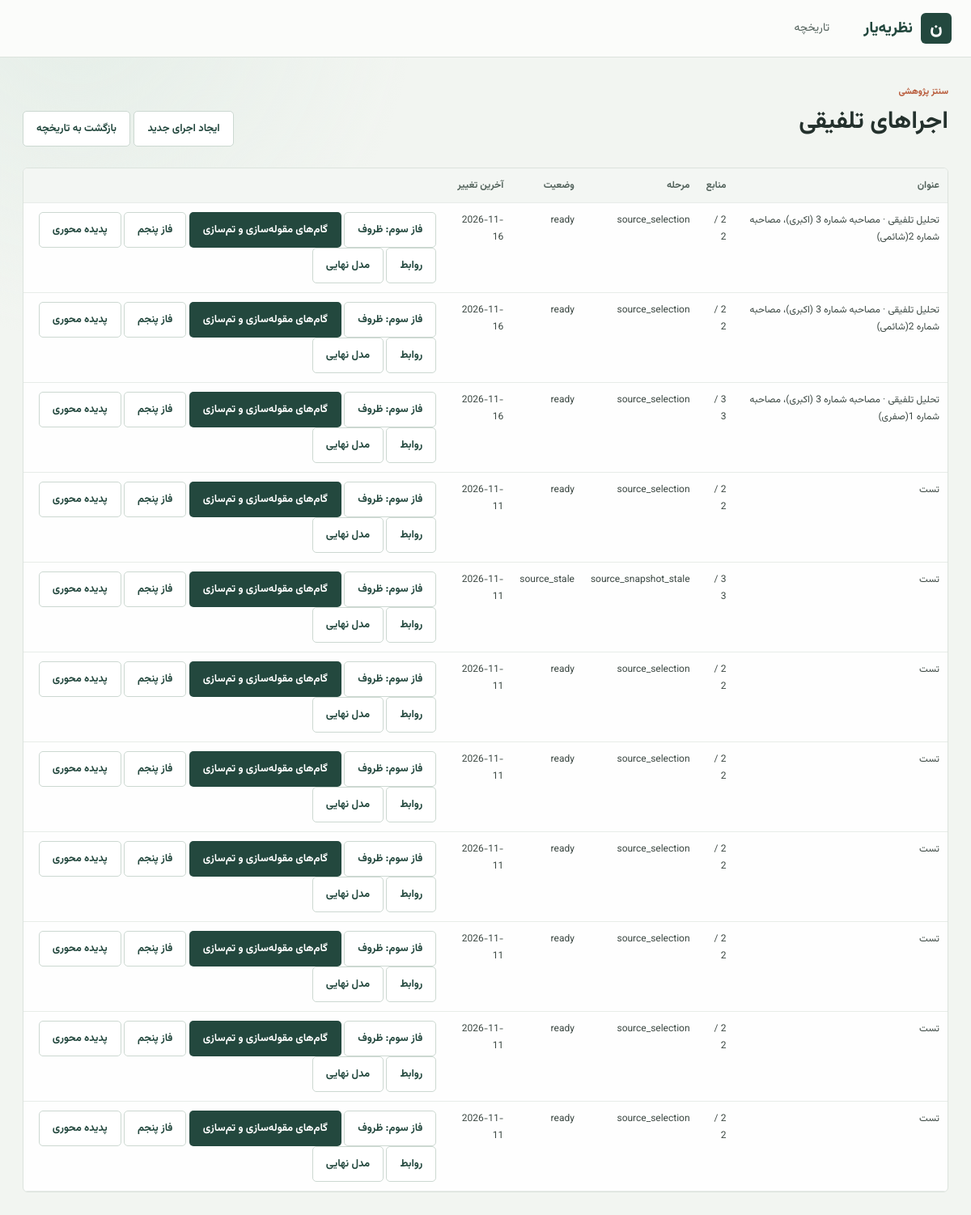
The app's page /synthesis/runs with its own data.
### tables this page shows
CREATE TABLE synthesis_runs (
				run_id TEXT PRIMARY KEY,
				title TEXT NOT NULL,
				study_topic TEXT NOT NULL DEFAULT '',
				expected_source_count INTEGER NOT NULL DEFAULT 13,
				selected_source_count INTEGER NOT NULL DEFAULT 0,
				status TEXT NOT NULL DEFAULT 'draft',
				current_stage TEXT NOT NULL DEFAULT 'source_selection',
				schema_version TEXT NOT NULL DEFAULT '1.0',
				input_hash TEXT NOT NULL DEFAULT '',
				created_at TEXT NOT NULL,
				updated_at TEXT NOT NULL,
				completed_at TEXT
			);

### app/routers/synthesis.py (the view)
@router.get("/runs")
def synthesis_runs_page(request: Request):
    return templates.TemplateResponse(
        request=request,
        name="synthesis_runs.html",
        context={"runs": list_synthesis_runs()},
    )

### app/templates/synthesis_runs.html (shortened to what this page needs)
{% extends "base.html" %}
{% block content %}
<section class="page-heading">
	<div><p class="eyebrow">سنتز پژوهشی</p><h1>اجراهای تلفیقی</h1></div>
	<div class="page-actions">
		<a class="button button-secondary" href="/projects">ایجاد اجرای جدید</a>
		<a class="button button-secondary" href="/projects">بازگشت به تاریخچه</a>
	</div>
</section>
{% if runs %}
<section class="panel table-panel">
	<div class="table-scroll"><table><thead><tr><th>عنوان</th><th>منابع</th><th>مرحله</th><th>وضعیت</th><th>آخرین تغییر</th><th></th></tr></thead><tbody>
	{% for run in runs %}
	<tr>
		<td>{{ run.title }}</td>
		<td>{{ run.selected_source_count }}{% if run.expected_source_count %} / {{ run.expected_source_count }}{% endif %}</td>
		<td>{{ run.current_stage }}</td>
		<td>{{ run.status }}</td>
		<td>{{ run.updated_at[:10] }}</td>
		<td>
			<a class="button button-secondary" href="/synthesis/runs/{{ run.run_id }}/pool-preview">فاز سوم: ظروف</a>
			<a class="button button-primary" href="/synthesis/runs/{{ run.run_id }}/component-synthesis">گام‌های مقوله‌سازی و تم‌سازی</a>
			<a class="button button-secondary" href="/synthesis/runs/{{ run.run_id }}/theme-synthesis">فاز پنجم</a>
			<a class="button button-secondary" href="/synthesis/runs/{{ run.run_id }}/phenomenon-synthesis">پدیده محوری</a>
			<a class="button button-secondary" href="/synthesis/runs/{{ run.run_id }}/relationship-synthesis">روابط</a>
			<a class="button button-secondary" href="/synthesis/runs/{{ run.run_id }}/final-model">مدل نهایی</a>
		</td>
	</tr>
	{% endfor %}
	</tbody></table></div>
</section>
{% else %}
<section class="panel empty-state"><strong>اجرای تلفیقی ثبت نشده است</strong><p>برای شروع، مصاحبه‌های دارای خروجی تحلیل AI را انتخاب کنید.</p><a class="button button-primary" href="/projects">انتخاب مصاحبه‌ها</a></section>
{% endif %}
{% endblock %}

### records on screen
synthesis_runs: title "تحلیل تلفیقی · مصاحبه شماره 3 (اکبری)، مصاحبه شماره 2(شائمی)", expected_source_count "2", current_stage "source_selection", status "ready", updated_at "2026-11-16"
synthesis_runs: title "تحلیل تلفیقی · مصاحبه شماره 3 (اکبری)، مصاحبه شماره 2(شائمی)", expected_source_count "2", current_stage "source_selection", status "ready", updated_at "2026-11-16"
synthesis_runs: title "تحلیل تلفیقی · مصاحبه شماره 3 (اکبری)، مصاحبه شماره 1(صفری)", expected_source_count "3", current_stage "source_selection", status "ready", updated_at "2026-11-16"
synthesis_runs: title "تست", expected_source_count "2", current_stage "source_selection", status "ready", updated_at "2026-11-11"
synthesis_runs: title "تست", expected_source_count "3", current_stage "source_snapshot_stale", status "source_stale", updated_at "2026-11-11"
synthesis_runs: title "تست", expected_source_count "2", current_stage "source_selection", status "ready", updated_at "2026-11-11"
synthesis_runs: title "تست", expected_source_count "2", current_stage "source_selection", status "ready", updated_at "2026-11-11"
synthesis_runs: title "تست", expected_source_count "2", current_stage "source_selection", status "ready", updated_at "2026-11-11"
synthesis_runs: title "تست", expected_source_count "2", current_stage "source_selection", status "ready", updated_at "2026-11-11"
synthesis_runs: title "تست", expected_source_count "2", current_stage "source_selection", status "ready", updated_at "2026-11-11"
synthesis_runs: title "تست", expected_source_count "2", current_stage "source_selection", status "ready", updated_at "2026-11-11"
